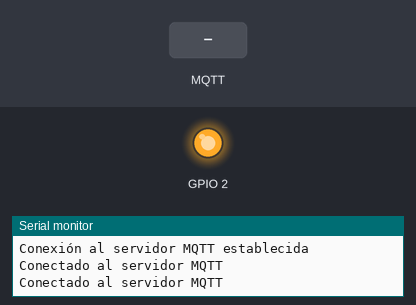
Bench run of a sketch on a simulated ESP32. On the bench: output pins drawn as LEDs (lit = HIGH), the last lines printed to the serial monitor. The test bench sets the inputs (shaded band). WiFi joins after 1.5 s; servers stay silent unless stated; no MQTT or app messages arrive unless stated.

Above: at 2.3 s.
2.4 s: MQTT message "OFF1" arrives on the first subscribed topic
At 2.9 s:
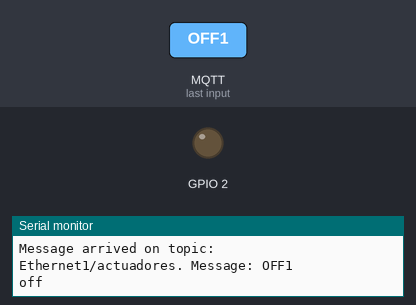
6.5 s: MQTT message "ON1" arrives on the first subscribed topic
At 7.2 s:
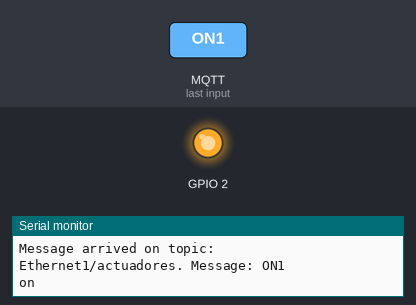
Timing chart, 0 to 9.5 s (numbered marks = the images above; inputs shaded):
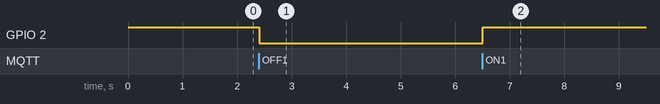

The sketch:

Lector_tarjetas.ino
```cpp
// -------------------------------------------
// - CODIGO FUNCIONAL CONEXION ETHERNET O WIFI
// - CON MQTT
// -------------------------------------------

// Topico para transmitir: Ethernet1/prueba
// Topico para transmitir: Ethernet1/actuadores

#include <SPI.h>
#include <EthernetENC.h>
#include <PubSubClient.h>
#include <WiFi.h>
#include <Wire.h>

byte mac[] = { 0xDE, 0xAD, 0xBE, 0xEF, 0xFE, 0xED }; // Dirección MAC única para el módulo Ethernet
IPAddress ip(192, 168, 1, 240);     // Dirección IP asignada al dispositivo por ETHERNET
IPAddress myDns(192, 168, 1, 1);

IPAddress wifiIP(192, 168, 1, 20); // Dirección IP asignada al dispositivo por WIFI
IPAddress wifiDNS(192, 168, 1, 1);
WiFiClient wifiClient;
EthernetClient ethClient;
PubSubClient mqttClient(ethClient);

const char* ssid = "ZTE-d007a4";                                                                    //  "ZTE-d007a4"
const char* password = "ec8a4cd0";
const char* mqttServer = "192.168.1.45";   // Dirección IP o nombre de dominio del servidor MQTT ETHERNET
//const char* mqttServerW = "192.168.1.5";      // IP WI-FI
const int mqttPort = 9002; // Puerto del servidor MQTT


const char* mqttTopic = "Ethernet1/prueba"; // Tópico al que se enviarán los mensajes
const unsigned long interval = 5000; // Intervalo de tiempo entre cada mensaje (en milisegundos)

unsigned long previousMillis = 0;

void setup() {
  pinMode(2, OUTPUT);
  digitalWrite(2, HIGH);
  Serial.begin(9600);
  while (!Serial) {
    ; // Espera a que la conexión serial se establezca
  }

  Ethernet.init(5); // Inicializa el módulo Ethernet con el pin CS (Chip Select) 10
  Ethernet.begin(mac, ip, myDns); // Configura la conexión Ethernet con la dirección MAC y la dirección IP
  delay(1000);
  if (Ethernet.hardwareStatus() == EthernetNoHardware) {
    Serial.println("Error al configurar Ethernet. Sin hardware disponible.");
    connectToWiFi();
  }
  else {
    if (Ethernet.linkStatus() == LinkOFF) {
      Serial.println("Ethernet desconectado.");
      connectToWiFi();
    }
    else {
      Serial.println("Conexión Ethernet establecida.");
      Serial.print("Dirección IP Ethernet: ");
      Serial.println(Ethernet.localIP());
      connectToMQTT();
    }
  }

     if (mqttClient.connect("arduino-client")) {
       Serial.println("Conectado al servidor MQTT");
     }
     if (mqttClient.connect("arduino-client")) {
          Serial.println("Conectado al servidor MQTT");
        }
}

void connectToWiFi() {
//  WiFi.config(wifiIP, wifiDNS);
  WiFi.begin(ssid, password);

  while (WiFi.status() != WL_CONNECTED) {
    delay(1000);
    Serial.println("Conectando a WiFi...");
  }

  Serial.println("Conexión WiFi establecida.");
  Serial.print("Dirección IP WiFi: ");
  Serial.println(WiFi.localIP());

  // Configurar cliente MQTT con WiFiClient
  mqttClient.setClient(wifiClient);
  mqttClient.setServer(mqttServer, mqttPort);
  mqttClient.setCallback(callback);
    while (!mqttClient.connected()) {
    Serial.println("Conectando al servidor MQTT...");

    if (mqttClient.connect("ESP32-Client")) {
      Serial.println("Conexión al servidor MQTT establecida");

      // Suscribirse a un tópico si es necesario
      mqttClient.subscribe("Ethernet1/actuadores");
    } else {
      Serial.print("Error al conectar al servidor MQTT. Estado: ");
      Serial.print(mqttClient.state());
      Serial.println(" Reintentando en 5 segundos...");
      delay(5000);
    }
  }
}

void connectToMQTT() {
  mqttClient.setClient(ethClient);
  mqttClient.setServer(mqttServer, mqttPort);
  mqttClient.setCallback(callback);
  while (!mqttClient.connected()) {
    Serial.println("Conectando al servidor MQTT...");

    if (mqttClient.connect("ESP32-Client")) {
      Serial.println("Conexión al servidor MQTT establecida");

      // Suscribirse a un tópico si es necesario
      mqttClient.subscribe("Ethernet1/actuadores");
    } else {
      Serial.print("Error al conectar al servidor MQTT. Estado: ");
      Serial.print(mqttClient.state());
      Serial.println(" Reintentando en 5 segundos...");
      delay(5000);
    }
  }
}

void callback(char* topic, byte* message, unsigned int length) {
  Serial.print("Message arrived on topic: ");
  Serial.print(topic);
  Serial.print(". Message: ");
  String messageTemp;

  for (int i = 0; i < length; i++) {
    Serial.print((char)message[i]);
    messageTemp += (char)message[i];
  }
  Serial.println();

  if (String(topic) == "Ethernet1/actuadores") {
   // last_Message = "";
   // last_Message = messageTemp;
    if(messageTemp == "ON1"){
      Serial.println("on");
      digitalWrite(2, HIGH);
    }
    if(messageTemp == "OFF1"){
        Serial.println("off");
        digitalWrite(2, LOW);
    }

  }
}

void loop() {
  mqttClient.loop();                               //Habilita las funciones de MQTT

  unsigned long currentMillis = millis();
  if (currentMillis - previousMillis >= interval) {
    previousMillis = currentMillis;

    if (mqttClient.connected()) {
      String message = "Hola desde Arduino";
      mqttClient.publish(mqttTopic, message.c_str());
      Serial.println("Mensaje enviado al tópico");
    }
  }
}
```

Measured:
- after the input at 2.4 s, GPIO 2: HIGH → LOW at once
- after the input at 6.5 s, GPIO 2: LOW → HIGH at once
